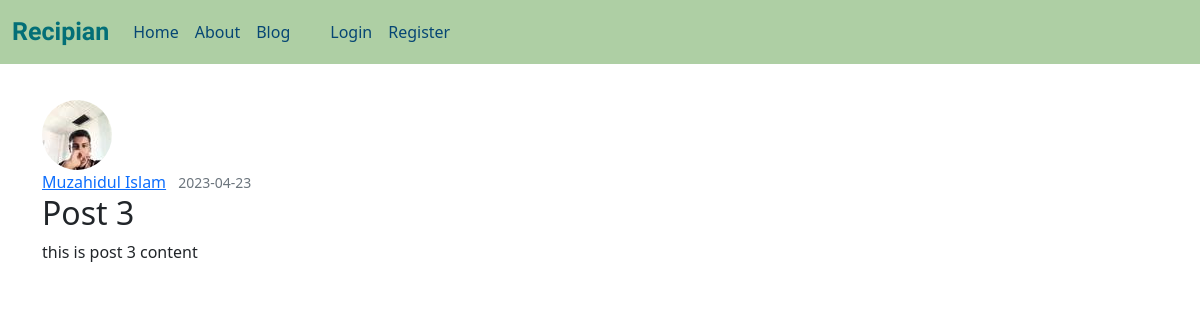
Page /post/3 on the earlier database version.
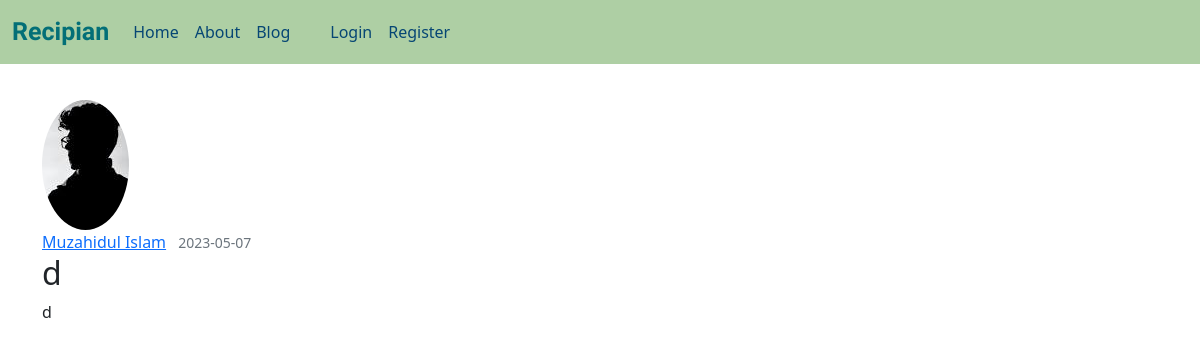
Same page on the later database version.
### flaskblog/models.py (models this page shows, shortened)
class User(db.Model, UserMixin):
    id = db.Column(db.Integer,primary_key=True)
    username = db.Column(db.String(20),unique=True,nullable=False)
    email = db.Column(db.String(120),unique=True,nullable=False)
    image_file = db.Column(db.String(20),nullable=False, default = 'default.jpg')
    password = db.Column(db.String(60),nullable=False)
    posts = db.relationship('Post', backref='author',lazy=True)

class Post(db.Model):
    id = db.Column(db.Integer,primary_key=True)
    title = db.Column(db.String(100), nullable=False)
    date_posted  = db.Column(db.DateTime, nullable=False , default = datetime.utcnow)
    content = db.Column(db.String(1000), nullable = False)
    user_id = db.Column(db.Integer, db.ForeignKey('user.id'), nullable = False)

### flaskblog/routes.py (the view)
@app.route("/post/<int:post_id>")
def post(post_id):
    post = Post.query.get_or_404(post_id)#get post by id but if it is not possible return 404
    return render_template('post.html',title=post.title, post=post)

### flaskblog/templates/post.html (shortened to what this page needs)
{% extends "layout.html" %}
{% block content%}
        <article class="media content-section">
            <img class="rounded-circle article-img" src="{{url_for('static', filename='profilePic/' + post.author.image_file)}}" alt="">
            <div class="media-body">
                <div class="article-metadata">
                    <a class="me-2" href="{{url_for('user_posts', username=post.author.username)}}">{{post.author.username}}</a>
                    <small class="text-muted">{{post.date_posted.strftime('%Y-%m-%d')}}</small>
                </div>
                <h2 class="article-title">{{post.title}}</h2>
                <p>{{post.content}}</p>
            </div>
        </article>
{% endblock content%}

Differences in the rows shown:
changed User "Muzahidul Islam": image_file: picture removed, a placeholder shows
changed Post: date_posted "2023-04-23" → "2023-05-07"; title "Post 3" → "d"; content "this is post 3 content" → "d"
